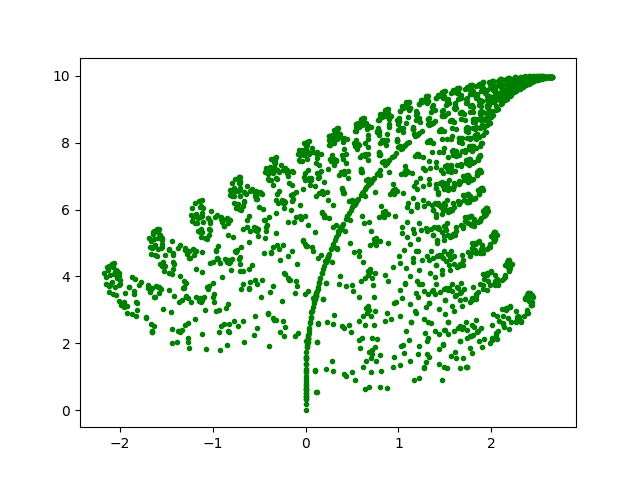

This figure's Python source:
import numpy as np
import matplotlib.pyplot as plt
import sys, getopt

def affine(f, p):
	A = np.reshape(f[:4], (2, 2))
	b = f[4:]

	p = np.dot(A, p) + b
	return p

def barnsley_fern(p):
	f1 = np.asarray([0.0, 0.0, 0.0, 0.16, 0.0, 0.0])
	f2 = np.asarray([0.85, 0.04, -0.04, 0.85, 0.0, 1.60])
	f3 = np.asarray([0.20, -0.26, 0.23, 0.22, 0.0, 1.60])
	f4 = np.asarray([-0.15, 0.28, 0.26, 0.24, 0.0, 0.44])

	probs = np.cumsum(np.asarray([0.01, 0.85, 0.07, 0.07]))
	point = np.asarray([0.0, 0.0])

	f = plt.figure()
	for i in range(p):
		plt.scatter(x=point[0], y=point[1], c='g', marker='.')

		s = np.random.rand()
		result = np.digitize(s, probs)

		if result == 0:
			point = affine(f1, point)
		elif result == 1:
			point = affine(f2, point)
		elif result == 2:
			point = affine(f3, point)
		else:
			point = affine(f4, point)

	plt.show()

def main(argv):
	points = 2000
	
	try:
		opts, args = getopt.getopt(argv, 'hp:')
	except getopt.GetoptError:
		print 'barnsley_fern.py -p <number of points>'
		sys.exit(2)
	
	for opt, arg in opts:
		if opt == '-h':
			print 'barnsley_fern.py -p <number of points>'
			sys.exit()
		elif opt == '-p':
			points = int(arg)
	
	barnsley_fern(points)

if __name__ == '__main__':
   main(sys.argv[1:])
